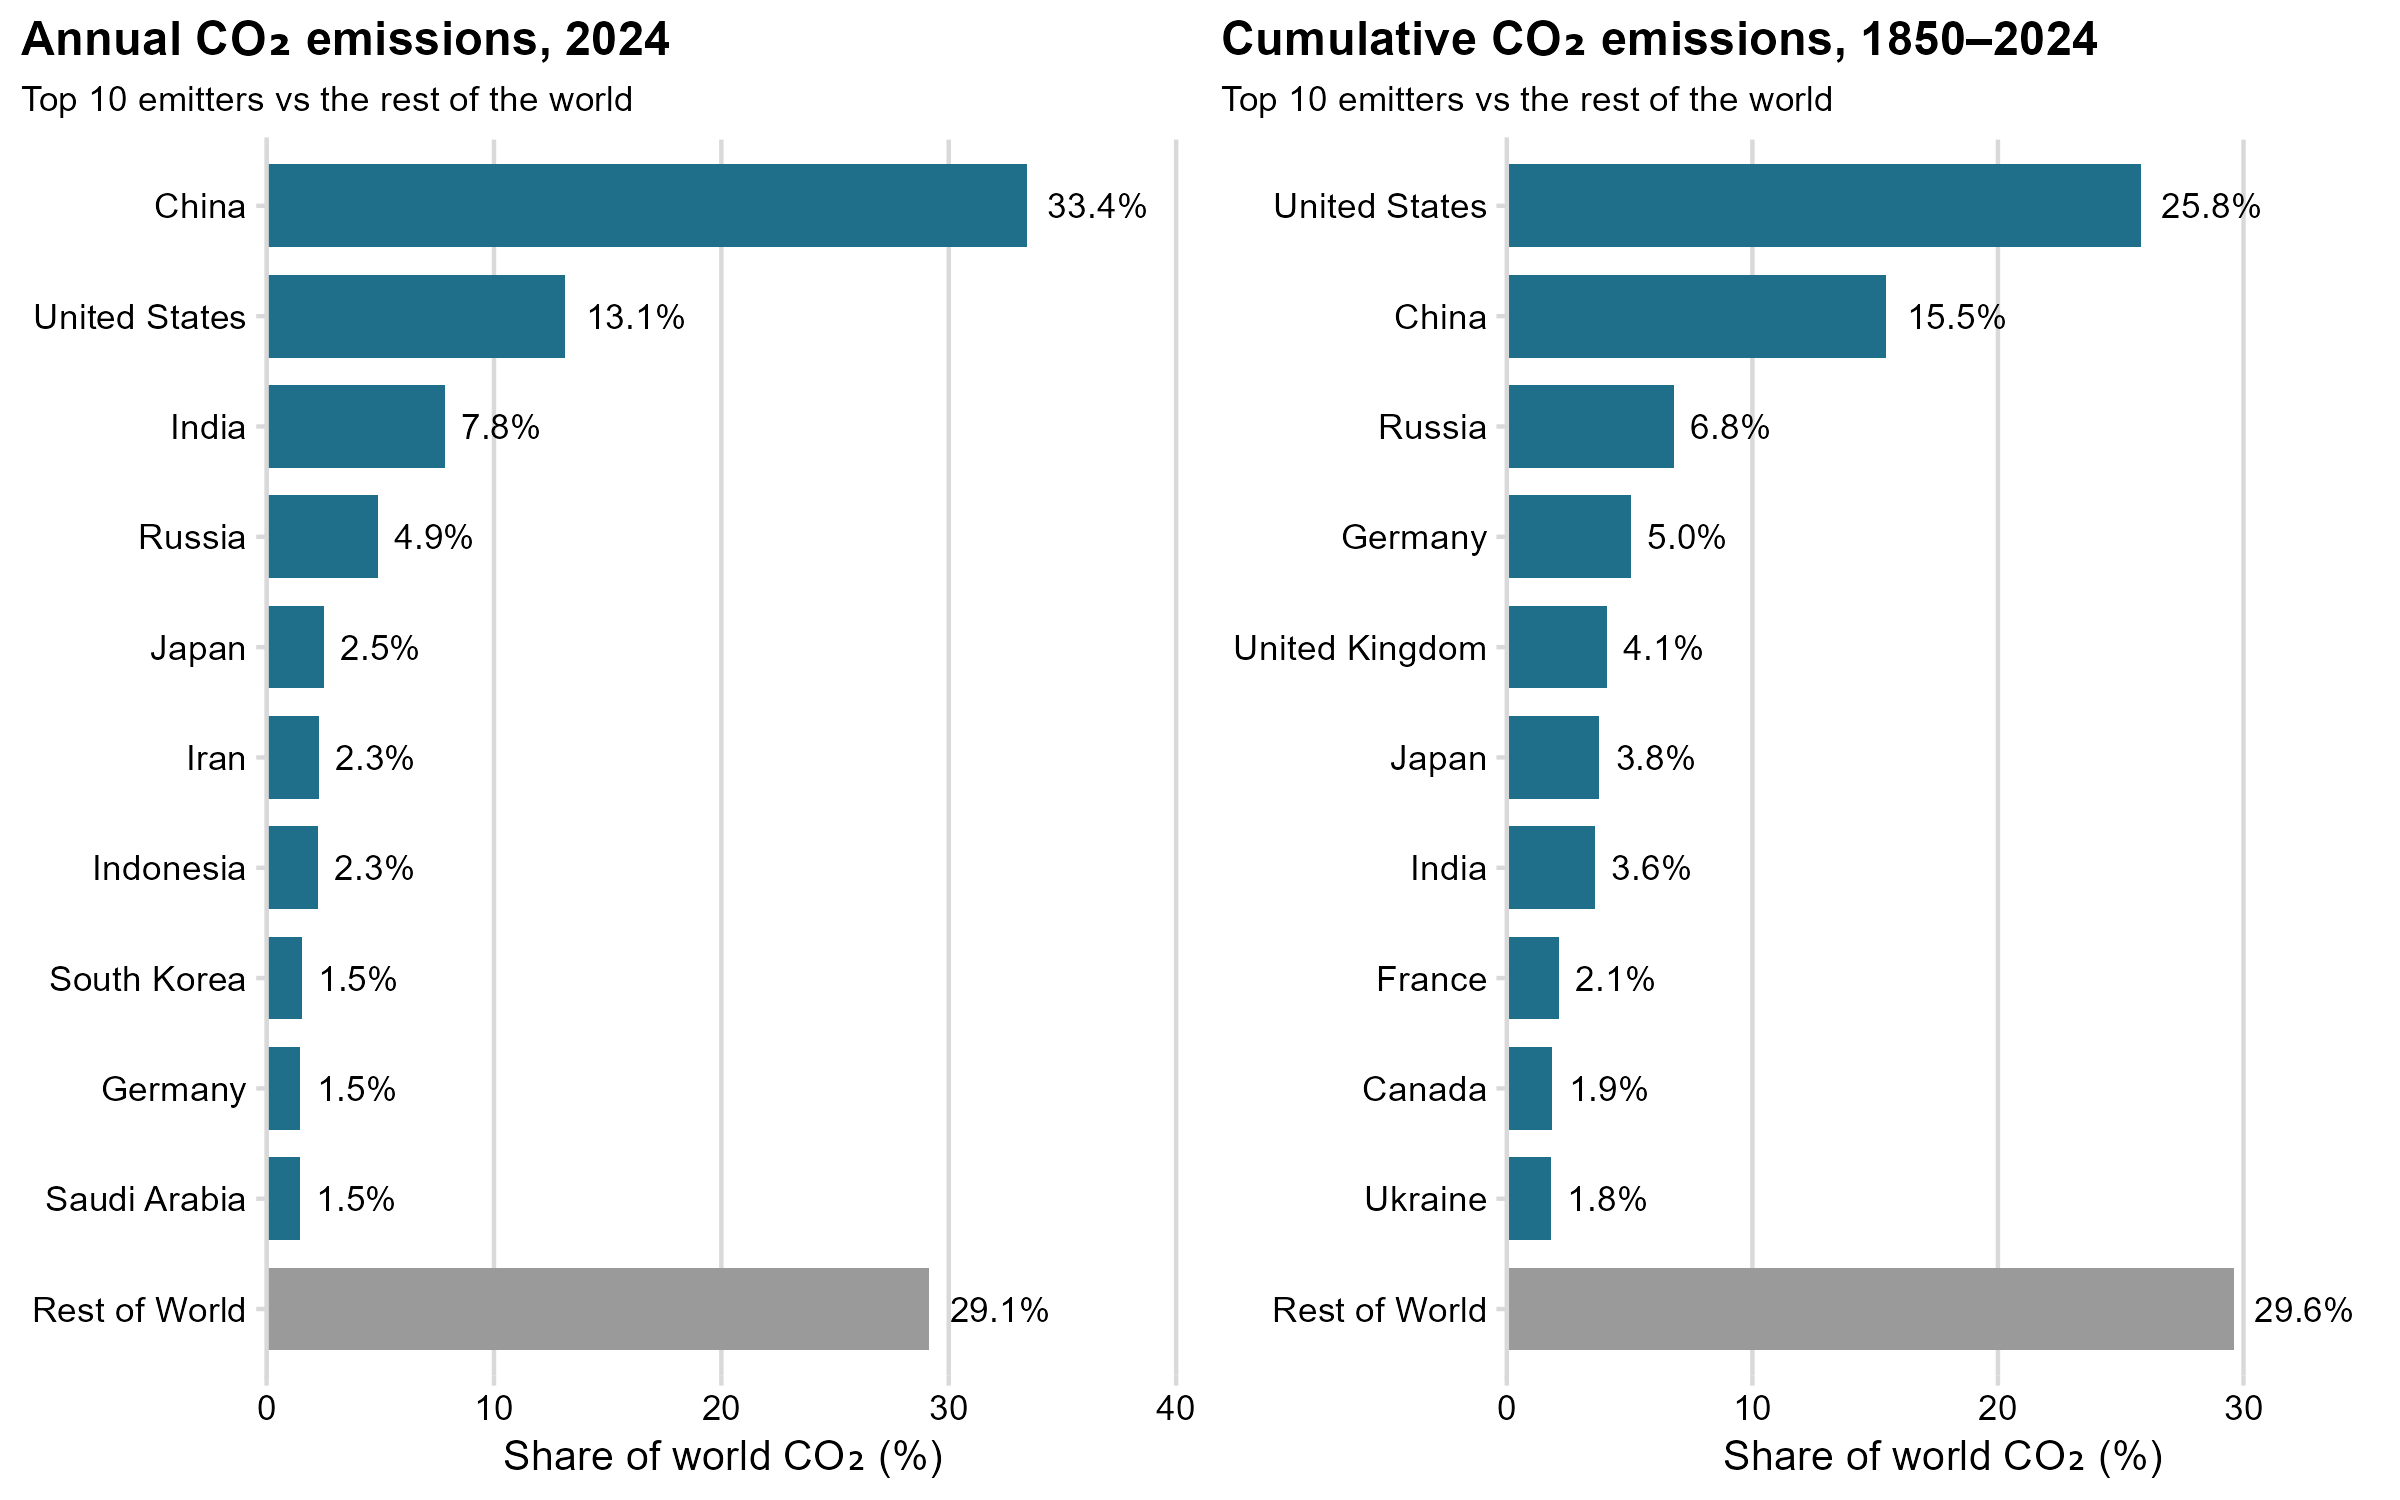

R code for this plot:
# Top X emitters vs the rest of the world.
#
# Horizontal bar chart of share of the world total, with annual and cumulative versions. Rest = world minus the top X. X is fixed at 10 for the static version.
# Data: data/emissions_country_year.csv, data/country_groups.csv (drop aggregates)
# Run from the project root:  Rscript charts/b_countries_now/01_top_x_vs_rest.r
# Saves: charts/b_countries_now/01_top_x_vs_rest.png (static) and charts/b_countries_now/01_top_x_vs_rest.html (interactive)
#
# Step 1: static ggplot (my-dataviz house style), saved as a PNG.
# Step 2: interactive plotly version of the same chart, saved as standalone HTML.
#         The selector for X and the pick-your-countries input need Quarto OJS; plotly only handles the hover and the annual/cumulative dropdown.

library(tidyverse)
library(cowplot)
library(plotly)
library(htmlwidgets)

# Paths are relative to the project root, so fail early with a clear message if run from somewhere else.
if (!file.exists("data/emissions_country_year.csv")) {
  stop("Run this script from the project root: Rscript charts/b_countries_now/01_top_x_vs_rest.r")
}

# ---- Step 1: static ggplot ----

# Read the data. Columns used: iso_code, country, year, co2_mt (annual), co2_cum (cumulative since 1850).
emissions <- read_csv("data/emissions_country_year.csv", show_col_types = FALSE)
groups    <- read_csv("data/country_groups.csv", show_col_types = FALSE)

# Keep individual countries only: drop World, continents/regions and income groups.
country_codes <- groups |> filter(!is_aggregate) |> pull(iso_code)
countries <- emissions |> filter(iso_code %in% country_codes)

# Most recent year in the data.
latest_year <- max(countries$year)

# The world total is the sum of the countries (as the data README describes).
# Summing only countries means nothing is double-counted.
top_n <- 10

# One function builds the data for either chart:
#   value_col = the column to rank and share (annual: co2_mt, cumulative: co2_cum)
# The top 10 is chosen separately for each chart, then "Rest of World" = world - top 10.
make_shares <- function(value_col) {
  latest <- countries |>
    filter(year == latest_year) |>
    transmute(country, value = .data[[value_col]]) |>
    filter(!is.na(value))

  world_total <- sum(latest$value)

  top <- latest |>
    slice_max(value, n = top_n) |>
    mutate(share = value / world_total * 100)

  rest <- tibble(
    country = "Rest of World",
    value   = world_total - sum(top$value),
    share   = value / world_total * 100
  )

  bind_rows(top, rest) |>
    mutate(country = factor(country, levels = country))  # keep order: biggest first, Rest last
}

# Cumulative emissions are already a running total, so the latest year's value is the 1850-to-now total.
annual     <- make_shares("co2_mt")
cumulative <- make_shares("co2_cum")

# Check: each chart should add up to 100%.
stopifnot(abs(sum(annual$share) - 100) < 0.01, abs(sum(cumulative$share) - 100) < 0.01)

# One colour for countries, grey for Rest of World.
bar_colors <- c("#1f6f8b", "#9a9a9a")

# One function draws either chart so both look identical.
make_chart <- function(df, title, subtitle) {
  df |>
    mutate(group = if_else(country == "Rest of World", "rest", "top")) |>
    ggplot(aes(x = country, y = share, fill = group)) +
    geom_col(width = 0.75, show.legend = FALSE) +
    geom_text(aes(label = sprintf("%.1f%%", share)), hjust = -0.2, size = 3) +
    scale_fill_manual(values = c(top = bar_colors[1], rest = bar_colors[2])) +
    scale_x_discrete(limits = rev) +   # biggest at the top, Rest of World last
    scale_y_continuous(expand = expansion(mult = c(0, 0.2))) +
    coord_flip() +
    labs(title = title, subtitle = subtitle, x = NULL, y = "Share of world CO\u2082 (%)") +
    theme_minimal_vgrid(font_size = 10) +
    theme(plot.title.position = "plot")
}

p_annual <- make_chart(annual,
  paste0("Annual CO\u2082 emissions, ", latest_year),
  "Top 10 emitters vs the rest of the world")
p_cumulative <- make_chart(cumulative,
  paste0("Cumulative CO\u2082 emissions, 1850\u2013", latest_year),
  "Top 10 emitters vs the rest of the world")

# Put the two charts side by side.
final <- plot_grid(p_annual, p_cumulative, ncol = 2, align = "h")

ggsave("charts/b_countries_now/01_top_x_vs_rest.png", final, width = 8, height = 5, bg = "white")

# ---- Step 2: interactive plotly ----
# Same two charts (annual and cumulative, top 10 vs Rest of World), one at a time, chosen from a dropdown.
# Hover shows the country, its share and its emissions in Mt CO2. The data above is reused as is.
# A little JavaScript (onRender) adds the styled dropdown and the Download PNG button, the same look as 02_choropleth.r.

# One bar trace per chart. Bar colours match the static chart: teal for countries, grey for Rest of World.
add_bars <- function(p, df, visible) {
  p |> add_trace(
    type = "bar", orientation = "h", y = as.character(df$country), x = df$share, customdata = df$value,
    text = sprintf("%.1f%%", df$share), textposition = "outside", cliponaxis = FALSE,
    marker = list(color = if_else(df$country == "Rest of World", bar_colors[2], bar_colors[1])),
    hovertemplate = "<b>%{y}</b><br>%{x:.1f}% of world CO\u2082<br>%{customdata:,.0f} Mt CO\u2082<extra></extra>",
    visible = visible, showlegend = FALSE
  )
}

payload <- list(
  labels = c("Annual emissions", "Cumulative emissions (1850\u2013)"),
  titles = c(paste0("Annual CO\u2082 emissions, ", latest_year),
             paste0("Cumulative CO\u2082 emissions, 1850\u2013", latest_year)),
  cats   = list(as.character(annual$country), as.character(cumulative$country)),
  ymax   = c(max(annual$share), max(cumulative$share)) * 1.15   # headroom for the % labels
)

p_int <- plot_ly() |>
  add_bars(annual, TRUE) |>
  add_bars(cumulative, FALSE) |>
  layout(
    title = list(text = paste0("<b>", payload$titles[1], "</b>"), x = 0.5, y = 1.04, xref = "paper", yref = "paper",
                 xanchor = "center", yanchor = "bottom", font = list(size = 22, color = "#1f2a37")),
    margin = list(t = 150, b = 100, l = 130, r = 60),
    # Countries on the y axis, biggest at the top. The source note is the x-axis title, below the bars.
    yaxis = list(categoryorder = "array", categoryarray = payload$cats[[1]], autorange = "reversed",
                 tickfont = list(size = 13)),
    xaxis = list(title = list(text = "Share of world CO\u2082 (%). Top 10 emitters vs the rest of the world. Source: PRIMAP-hist v2.2 (to 2018), OWID / Global Carbon Budget (2019\u20132024).",
                              font = list(size = 11, color = "#666666"), standoff = 10),
                 range = c(0, payload$ymax[1]), gridcolor = "#e5e7eb", zeroline = FALSE, ticksuffix = "%"),
    plot_bgcolor = "white", paper_bgcolor = "white", hoverlabel = list(font = list(size = 14))
  ) |>
  config(displayModeBar = FALSE) |>
  onRender("
    function(el, x, d) {
      var css = document.createElement('style');
      css.textContent = `
        .ctl { font-family: system-ui, -apple-system, 'Segoe UI', Roboto, sans-serif; color: #1e3a5f; }
        .ctl-top { position: absolute; top: 12px; right: 20px; z-index: 5; display: flex; flex-wrap: wrap;
                   justify-content: flex-end; align-items: flex-end; gap: 10px; max-width: calc(100% - 40px); }
        .ctl-label { display: block; font-size: 13px; font-weight: 600; margin: 0 0 5px 4px; }
        .sel-wrap { position: relative; }
        .sel-wrap::after { content: '\u25BE'; position: absolute; right: 14px; top: 50%; transform: translateY(-50%);
                           color: #2b6cb0; font-size: 18px; pointer-events: none; }
        .ctl select { appearance: none; -webkit-appearance: none; font: 600 16px system-ui, sans-serif; color: #1e3a5f;
                      padding: 10px 40px 10px 16px; min-width: 250px; height: 46px; background: #f2f7fd;
                      border: 2px solid #2b6cb0; border-radius: 14px; box-shadow: 0 2px 6px rgba(43, 108, 176, 0.18);
                      cursor: pointer; transition: box-shadow .15s, background .15s; }
        .ctl select:hover { background: #e6f0fb; box-shadow: 0 3px 10px rgba(43, 108, 176, 0.3); }
        .ctl select:focus-visible, .ctl button:focus-visible { outline: 3px solid #93c5fd; outline-offset: 2px; }
        .ctl button { font: 700 15px system-ui, sans-serif; height: 46px; padding: 0 16px; color: #fff;
                      background: #2b6cb0; border: 0; border-radius: 12px; cursor: pointer;
                      box-shadow: 0 2px 6px rgba(43, 108, 176, 0.35); transition: background .15s, transform .05s; }
        .ctl button:hover { background: #1e4e8c; }
        .ctl button:active { transform: translateY(1px); }
      `;
      document.head.appendChild(css);
      el.style.position = 'relative';

      function make(tag, cls, text) {
        var n = document.createElement(tag);
        if (cls) n.className = cls;
        if (text) n.textContent = text;
        return n;
      }

      // Top right: chart dropdown and download button.
      var top = make('div', 'ctl ctl-top');
      var box = make('div');
      var label = make('label', 'ctl-label', 'Select what you want to view:');
      var wrap = make('div', 'sel-wrap');
      var sel = make('select');
      label.htmlFor = sel.id = 'chart-select';
      d.labels.forEach(function(l, i) { var o = document.createElement('option'); o.value = i; o.text = l; sel.appendChild(o); });
      wrap.appendChild(sel); box.appendChild(label); box.appendChild(wrap);
      var dl = make('button', '', '\u2193  Download PNG'); dl.title = 'Download the chart as a PNG image';
      top.appendChild(box); top.appendChild(dl);
      el.appendChild(top);

      // Show one trace, and match the title, bar order and y range to it.
      sel.addEventListener('change', function() {
        var i = +sel.value;
        Plotly.restyle(el, {visible: [i === 0, i === 1]});
        Plotly.relayout(el, {'title.text': '<b>' + d.titles[i] + '</b>', 'yaxis.categoryarray': d.cats[i],
                             'xaxis.range': [0, d.ymax[i]]});
      });

      dl.addEventListener('click', function() {
        var i = +sel.value;
        Plotly.downloadImage(el, {format: 'png', width: 1600, height: 900, scale: 2,
                                  filename: 'top10_vs_rest_' + (i === 0 ? 'annual' : 'cumulative')});
      });
    }
  ", data = payload)

# selfcontained = TRUE needs pandoc. If it is not installed, look for the copy that ships with Quarto
# (found through the `quarto` command on the PATH, so no fixed folder is assumed).
if (!rmarkdown::pandoc_available()) {
  quarto <- Sys.which("quarto")
  if (nzchar(quarto)) {
    quarto_dir <- dirname(normalizePath(quarto))
    found <- list.files(dirname(quarto_dir), pattern = "^pandoc(\\.exe)?$", recursive = TRUE, full.names = TRUE)
    for (f in found) {
      if (system2(f, "--version", stdout = FALSE, stderr = FALSE) == 0) {
        Sys.setenv(RSTUDIO_PANDOC = dirname(f))
        break
      }
    }
  }
  if (!rmarkdown::pandoc_available()) {
    stop("saveWidget(selfcontained = TRUE) needs pandoc. Install pandoc (https://pandoc.org) or Quarto and rerun.")
  }
}

saveWidget(p_int, "charts/b_countries_now/01_top_x_vs_rest.html", selfcontained = TRUE)
# saveWidget leaves its temporary support folder behind; the HTML file does not use it.
unlink("charts/b_countries_now/01_top_x_vs_rest_files", recursive = TRUE)
